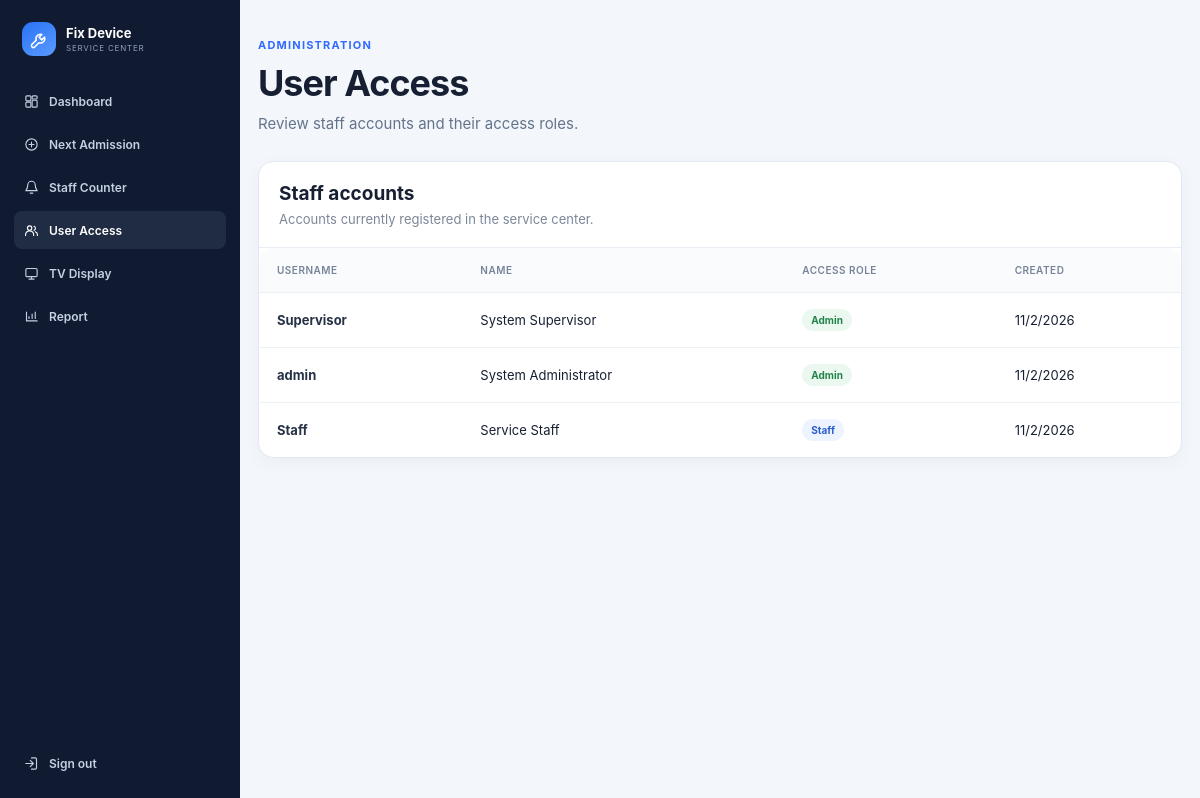
/users.php (signed in), run on the app's committed database.
### tables this page shows
CREATE TABLE IF NOT EXISTS `users` (
  `id` INT AUTO_INCREMENT PRIMARY KEY,
  `username` VARCHAR(50) NOT NULL UNIQUE,
  `password` VARCHAR(255) NOT NULL,
  `full_name` VARCHAR(100) NOT NULL,
  `role` ENUM('admin', 'technician', 'receptionist') DEFAULT 'receptionist',
  `created_at` TIMESTAMP DEFAULT CURRENT_TIMESTAMP
);

### users.php (the view, shortened to what this page needs)
<?php
require_once 'config.php';
$users = $pdo->query("SELECT username, full_name, role, created_at FROM users ORDER BY id")->fetchAll();
include 'includes/header.php';
?>
<div class="dashboard-layout">
    <?php $active_dashboard_nav = 'users'; include 'includes/dashboard_sidebar.php'; ?>
    <main class="dashboard-main">
        <div class="dashboard-heading">
            <div>
                <p class="dashboard-eyebrow">Administration</p>
                <h1>User Access</h1>
                <p>Review staff accounts and their access roles.</p>
            </div>
        </div>
        <section class="dashboard-ticket-panel">
            <div class="ticket-panel-heading">
                <div>
                    <h2>Staff accounts</h2>
                    <p>Accounts currently registered in the service center.</p>
                </div>
            </div>
            <div class="dashboard-table-scroll">
                <table class="dashboard-table">
                    <thead>
                        <tr>
                            <th>Username</th>
                            <th>Name</th>
                            <th>Access role</th>
                            <th>Created</th>
                        </tr>
                    </thead>
                    <tbody>
                        <?php foreach ($users as $user): ?>
                            <tr>
                                <td><strong><?php echo htmlspecialchars($user['username']); ?></strong></td>
                                <td><?php echo htmlspecialchars($user['full_name']); ?></td>
                                <td><span class="ticket-status <?php echo $user['role'] === 'admin' ? 'status-ready-for-release' : ''; ?>"><?php echo $user['role'] === 'admin' ? 'Admin' : 'Staff'; ?></span></td>
                                <td><?php echo htmlspecialchars(date('n/j/Y', strtotime($user['created_at']))); ?></td>
                            </tr>
                        <?php endforeach; ?>
                    </tbody>
                </table>
            </div>
        </section>
    </main>
</div>
<?php include 'includes/footer.php'; ?>

### includes/header.php (shortened to what this page needs)
<!DOCTYPE html>
<html lang="en">
<head>
    <link rel="stylesheet" href="assets/style.css?v=<?php echo filemtime(__DIR__ . '/../assets/style.css'); ?>">
</head>
<?php
$current_page = basename($_SERVER['PHP_SELF']);
$is_staff_workspace = in_array($current_page, ['dashboard.php', 'users.php', 'reports.php', 'tv_display.php', 'ticket.php', 'staff_counter.php'], true);
$body_classes = [];
if ($is_staff_workspace) {
    $body_classes[] = 'dashboard-page';
}
?>
<body class="<?php echo implode(' ', $body_classes); ?>">
    <div class="container">

### includes/dashboard_sidebar.php (shortened to what this page needs)
<aside class="dashboard-sidebar">
    <a href="dashboard.php" class="dashboard-brand">
        <span class="dashboard-brand-icon" aria-hidden="true">
            <svg viewBox="0 0 24 24" fill="none" xmlns="http://www.w3.org/2000/svg">
                <path d="M14.7 6.3a5 5 0 0 0-6.4 6.4L3.5 17.5a2.1 2.1 0 0 0 3 3l4.8-4.8a5 5 0 0 0 6.4-6.4l-3.1 3.1-3.1-3.1 3.2-3Z" stroke="currentColor" stroke-width="1.8" stroke-linecap="round" stroke-linejoin="round"/>
            </svg>
        </span>
        <span><strong>Fix Device</strong><small>Service Center</small></span>
    </a>
    <nav class="dashboard-nav" aria-label="Staff navigation">
        <a href="dashboard.php" class="<?php echo ($active_dashboard_nav ?? '') === 'dashboard' ? 'active' : ''; ?>">
            Dashboard
        </a>
        <a href="register.php?step=1">
            <svg viewBox="0 0 24 24" fill="none" aria-hidden="true"><circle cx="12" cy="12" r="9" stroke="currentColor" stroke-width="1.8"/><path d="M12 8v8M8 12h8" stroke="currentColor" stroke-width="1.8" stroke-linecap="round"/></svg>
            Next Admission
        </a>
        <a href="staff_counter.php" class="<?php echo ($active_dashboard_nav ?? '') === 'counter' ? 'active' : ''; ?>">
            <svg viewBox="0 0 24 24" fill="none" aria-hidden="true"><path d="M18 8a6 6 0 0 0-12 0c0 7-3 7-3 9h18c0-2-3-2-3-9ZM10 21h4" stroke="currentColor" stroke-width="1.8" stroke-linecap="round" stroke-linejoin="round"/></svg>
            Staff Counter
        </a>
        <?php if (($_SESSION['role'] ?? '') === 'admin'): ?>
            <a href="users.php" class="<?php echo ($active_dashboard_nav ?? '') === 'users' ? 'active' : ''; ?>">
                <svg viewBox="0 0 24 24" fill="none" aria-hidden="true"><circle cx="9" cy="8" r="3.5" stroke="currentColor" stroke-width="1.8"/><path d="M2.5 20v-1a6.5 6.5 0 0 1 13 0v1M16 5.2a3.5 3.5 0 0 1 0 6.6M18 14a5 5 0 0 1 3.5 4.8v1" stroke="currentColor" stroke-width="1.8" stroke-linecap="round"/></svg>
                User Access
            </a>
        <?php endif; ?>
        <a href="tv_display.php" target="_blank" rel="noopener">
            <svg viewBox="0 0 24 24" fill="none" aria-hidden="true"><rect x="3" y="4" width="18" height="13" rx="2" stroke="currentColor" stroke-width="1.8"/><path d="M8 21h8M12 17v4" stroke="currentColor" stroke-width="1.8" stroke-linecap="round"/></svg>
            TV Display
        </a>
        <?php if (($_SESSION['role'] ?? '') === 'admin'): ?>
            <a href="reports.php" class="<?php echo ($active_dashboard_nav ?? '') === 'reports' ? 'active' : ''; ?>">
                <svg viewBox="0 0 24 24" fill="none" aria-hidden="true"><path d="M4 19V5M4 19h17M8 15v-3M13 15V8M18 15V5" stroke="currentColor" stroke-width="1.8" stroke-linecap="round" stroke-linejoin="round"/></svg>
                Report
            </a>
        <?php endif; ?>
    </nav>
    <a href="logout.php" class="dashboard-signout">
        <svg viewBox="0 0 24 24" fill="none" aria-hidden="true"><path d="M10 17l5-5-5-5M15 12H3M12 3h6a2 2 0 0 1 2 2v14a2 2 0 0 1-2 2h-6" stroke="currentColor" stroke-width="1.8" stroke-linecap="round" stroke-linejoin="round"/></svg>
        Sign out
    </a>
</aside>

### includes/footer.php (shortened to what this page needs)
    </div>
</body>
</html>

### assets/style.css (style rules this page uses)
* { box-sizing: border-box; margin: 0; padding: 0; font-family: -apple-system, BlinkMacSystemFont, "SF Pro Display", "Segoe UI", Roboto, Helvetica, Arial, sans-serif; }
body { background-color: #f4f7fc; color: #1d1d1f; min-height: 100vh; display: flex; flex-direction: column; }
.container { max-width: 1200px; margin: 40px auto; padding: 0 20px; width: 100%; flex: 1; }
.dashboard-table { width: 100%; border-collapse: collapse; background: white; border-radius: 16px; overflow: hidden; box-shadow: 0 4px 20px rgba(0,0,0,0.03); }
.dashboard-page { min-height: 100vh; background: #f3f6fb; color: #172033; }
.dashboard-page .container { width: 100%; max-width: none; min-height: 100vh; flex: 1; margin: 0; padding: 0; }
.dashboard-layout { display: flex; min-height: 100vh; }
.dashboard-sidebar { position: sticky; top: 0; width: 240px; height: 100vh; flex: 0 0 240px; display: flex; flex-direction: column; padding: 22px 14px 18px; background: #101a30; color: #d7e1f3; }
.dashboard-brand { display: flex; align-items: center; gap: 10px; padding: 0 8px 26px; color: #fff; text-decoration: none; }
.dashboard-brand-icon { width: 34px; height: 34px; display: flex; align-items: center; justify-content: center; border-radius: 11px; background: linear-gradient(145deg, #2872f4, #5b9bff); }
.dashboard-brand-icon svg { width: 21px; height: 21px; }
.dashboard-brand strong, .dashboard-brand small { display: block; }
.dashboard-brand strong { font-size: 13px; }
.dashboard-brand small { margin-top: 2px; color: #91a1bb; font-size: 8px; letter-spacing: 0.8px; text-transform: uppercase; }
.dashboard-nav { display: grid; gap: 5px; }
.dashboard-nav a, .dashboard-signout { display: flex; align-items: center; gap: 10px; min-height: 38px; padding: 0 10px; border-radius: 8px; color: #c4d0e4; font-size: 12px; font-weight: 600; text-decoration: none; transition: background 0.15s ease, color 0.15s ease; }
.dashboard-nav a.active { background: #202c43; color: #fff; }
.dashboard-nav svg, .dashboard-signout svg { width: 15px; height: 15px; flex: 0 0 15px; }
.dashboard-signout { margin-top: auto; }
.dashboard-main { width: min(100% - 240px, 1440px); min-width: 0; margin: 0 auto; padding: 38px 18px 48px; }
.dashboard-heading { display: flex; align-items: flex-start; justify-content: space-between; gap: 20px; margin-bottom: 28px; }
.dashboard-eyebrow { margin-bottom: 9px; color: #326bff; font-size: 11px; font-weight: 700; letter-spacing: 1.2px; text-transform: uppercase; }
.dashboard-heading h1 { margin-bottom: 9px; color: #172033; font-size: 36px; letter-spacing: -1px; }
.dashboard-heading > div > p:last-child { margin: 0; color: #64748b; font-size: 15px; }
.dashboard-ticket-panel { overflow: hidden; border: 1px solid #e4e9f1; border-radius: 15px; background: #fff; box-shadow: 0 5px 18px rgba(32, 48, 77, 0.04); }
.ticket-panel-heading { display: flex; align-items: center; justify-content: space-between; gap: 20px; padding: 20px; border-bottom: 1px solid #e9edf3; }
.ticket-panel-heading h2 { margin-bottom: 6px; color: #172033; font-size: 19px; }
.ticket-panel-heading p { margin: 0; color: #7b8798; font-size: 13px; }
.dashboard-table-scroll { overflow-x: auto; }
.dashboard-table th, .dashboard-table td { padding: 16px 18px; text-align: left; border-bottom: 1px solid #edf0f5; font-size: 13px; white-space: nowrap; }
.dashboard-table th { background: #fafbfd; color: #778398; font-weight: 600; font-size: 10px; letter-spacing: 0.5px; text-transform: uppercase; }
.dashboard-table tbody tr:last-child td { border-bottom: 0; }
.dashboard-table td strong { color: #263246; font-size: 13px; }
.ticket-status { display: inline-block; padding: 5px 9px; border-radius: 999px; background: #eef4ff; color: #285dcc; font-size: 10px; font-weight: 700; }
.ticket-status.status-ready-for-release, .ticket-status.status-completed { background: #eaf8ef; color: #21834a; }

### data on the page
users: username "Supervisor", full_name "System Supervisor", role "Admin", created_at "11/2/2026"
users: username "admin", full_name "System Administrator", role "Admin", created_at "11/2/2026"
users: username "Staff", full_name "Service Staff", role "Staff", created_at "11/2/2026"
